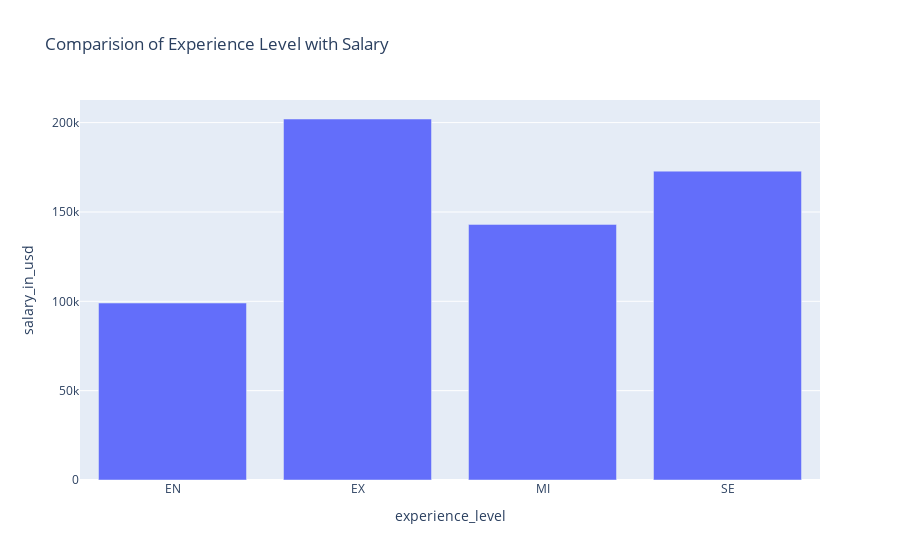

Notebook code for this chart:
### Code cell
grouped = df.groupby('experience_level')['salary_in_usd'].mean()
grouped = grouped.reset_index()
px.bar(grouped,x='experience_level',y='salary_in_usd',title="Comparision of Experience Level with Salary")

### Figure 1 — Plotly figure (JSON) as saved in the notebook; plotly's stock layout.template omitted (floating-point values rounded to 4 significant figures)
{"data": [{"hovertemplate": "experience_level=%{x}<br>salary_in_usd=%{y}<extra></extra>", "legendgroup": "", "marker": {"color": "#636efa", "pattern": {"shape": ""}}, "name": "", "orientation": "v", "showlegend": false, "textposition": "auto", "type": "bar", "x": ["EN", "EX", "MI", "SE"], "xaxis": "x", "y": [99040.0, 202000.0, 143000.0, 172900.0], "yaxis": "y"}], "layout": {"barmode": "relative", "legend": {"tracegroupgap": 0}, "title": {"text": "Comparision of Experience Level with Salary"}, "xaxis": {"anchor": "y", "domain": [0, 1], "title": {"text": "experience_level"}}, "yaxis": {"anchor": "x", "domain": [0, 1], "title": {"text": "salary_in_usd"}}}}
